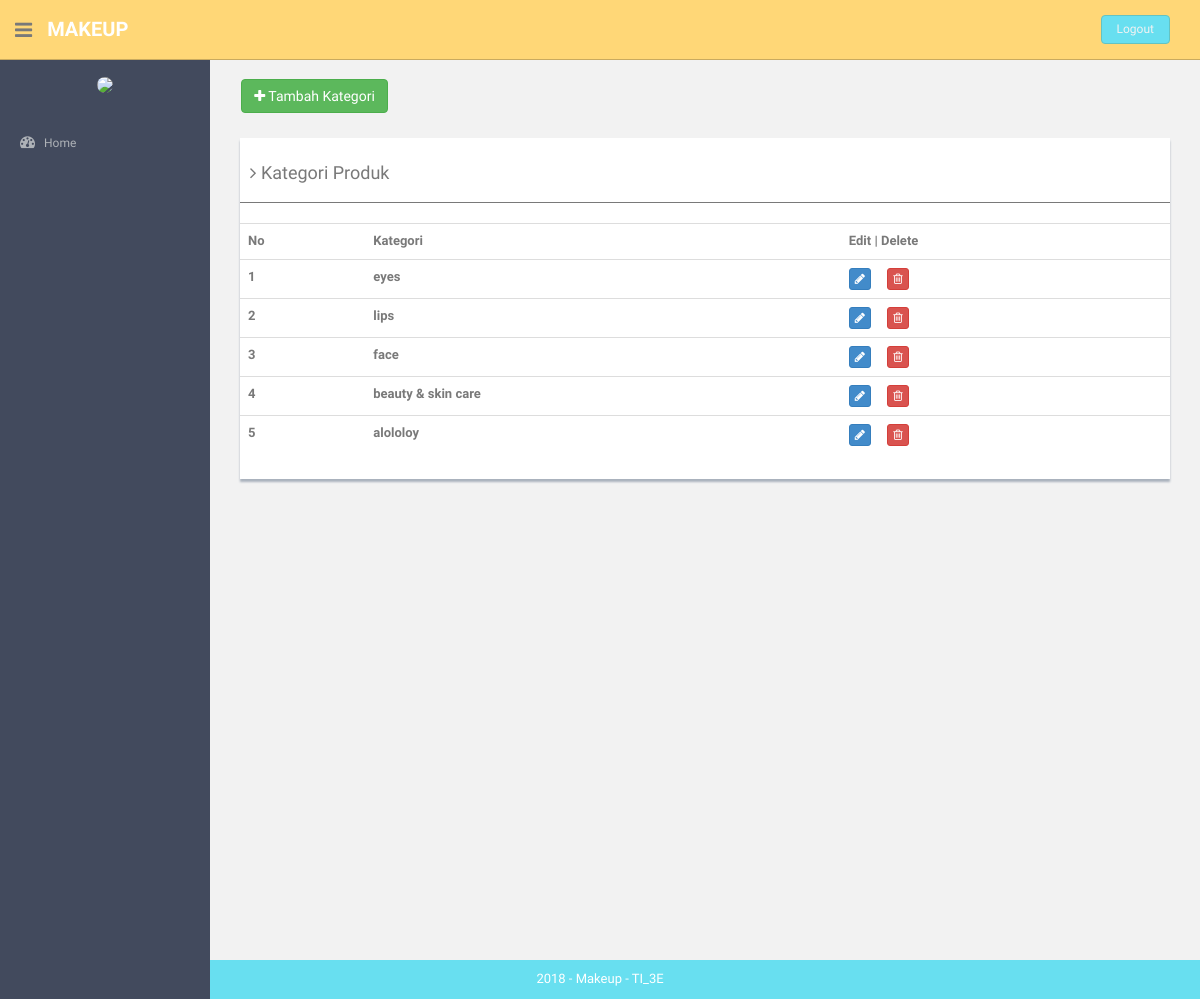
Before: /index.php/kategori with the older database file.
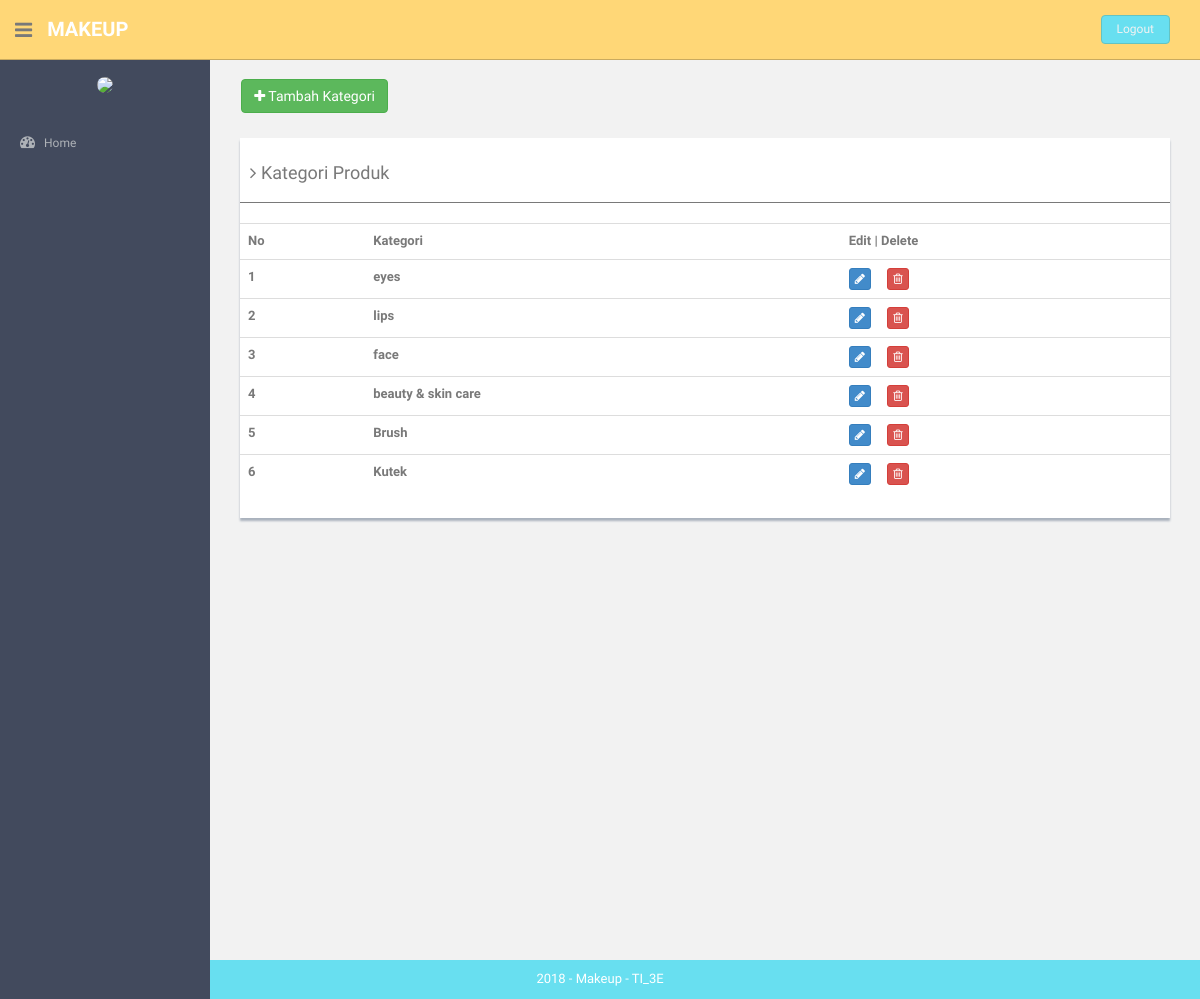
After: the same page with the newer database file.
### tables this page shows
CREATE TABLE `kategori` (
  `id_kategori` int(10) NOT NULL,
  `nama_kategori` varchar(255) NOT NULL
);

### application/controllers/Kategori.php (called while the page is built, shortened)
<?php
class Kategori extends CI_Controller {
	public function __construct()
	{
		$this->load->helper('url','form');
		$this->load->library('form_validation');
		$this->load->model('kategori_model');
		$this->load->helper('html');
		$this->load->library('image_lib');
	}
	public function index()
	{
		$cek['status'] = array(
        		'home'=>'',
        		'hrd'=>'',
        		'keuangan'=>'',
        		'produk'=>'active',
        		'pembelian'=>'',
        		'pemasukan'=>'',
        		'pengeluaran'=>'',
        		'utang'=>'',
        		'cash_flow'=>'',
                        'pemesanan'=>'',
                        'pembayaran'=>'',
        		'neraca'=>'',
        		'admin'=>'',
        		'gaji'=>'',
        		'golongan'=>'',
        		'absensi'=>'',
        		'user'=>'',
        		'barang'=>'',
        		'supplier'=>'',
        		'kategori'=>'active',
        		);
		    	$object['kat']=$this->kategori_model->getDataKategori();
				$this->load->view('component/header',$cek);
				$this->load->view('kategori',$object);
				$this->load->view('component/footer');
	}
}

### index.php (called while the page is built, shortened)
<?php
require_once BASEPATH.'core/CodeIgniter.php';

### application/models/Kategori_model.php (called while the page is built, shortened)
<?php
class Kategori_model extends CI_Model {
	public function getDataKategori()
	{
		$query = $this->db->query("SELECT id_kategori,nama_kategori from kategori");
		return $query->result();
	}
}

### application/views/kategori.php (the view)
<section id="main-content">
  <section class="wrapper site-min-height">
    <br>&nbsp;&nbsp;&nbsp;&nbsp;
    <a href="<?php echo base_url('index.php/kategori/form_kategori'); ?>"><button type="button" class="btn btn-success "><i class="fa fa-plus"> </i> Tambah Kategori</button></a>
    <br>
    <div class="col-md-12 mt">
      <div class="content-panel">
        <table class="table table-hover">
          <h4><i class="fa fa-angle-right"></i> Kategori Produk</h4>
          <hr>
          <tbody>
            <tr>
              <th>No</th>
              <th>Kategori</th>
              <th align="center">Edit | Delete</th>
            </tr>
            <?php
            $no = 1;
            foreach ($kat as $key): ?>
            <tr>
              <th><?php echo $no++ ?></th>
              <th><?php echo $key->nama_kategori ?></th>
              <td>
                <a class="btn btn-primary btn-xs" href="<?php echo base_url('index.php/kategori/update'); ?>/<?php echo $key->id_kategori ?>">
                  <i class="fa fa-pencil"></i>
                </a>&nbsp;&nbsp;&nbsp;&nbsp;
                <a class="btn btn-danger btn-xs" href="<?php echo base_url('index.php/kategori/delete'); ?>/<?php echo $key->id_kategori ?>">
                  <i class="fa fa-trash-o"></i>
                </a>
              </td>
            </tr>
            <?php endforeach; ?>
          </tbody>
        </table>
      </div>
      </div>
    </section>
    </section>

Changed rows visible on the page:
changed kategori: nama_kategori "alololoy" → "Brush"
added kategori: nama_kategori "Kutek"
